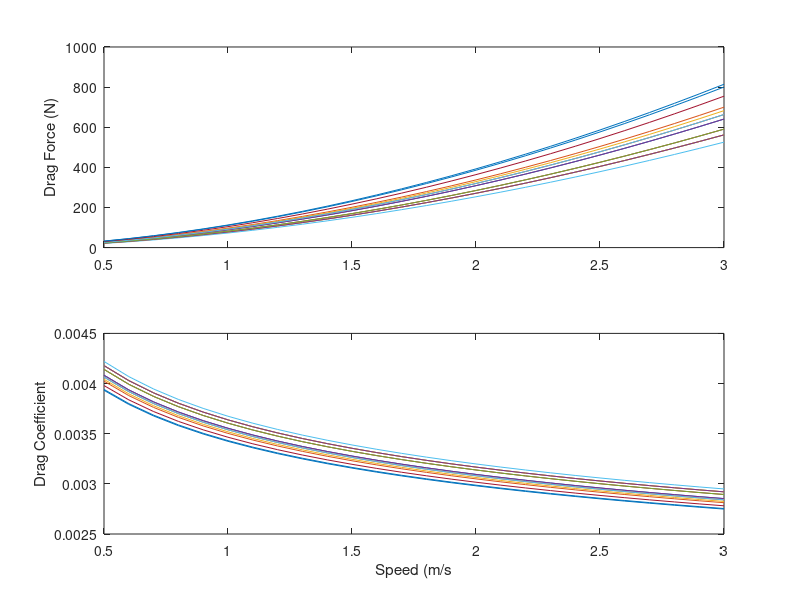

Write MATLAB code to recreate this figure. (Note: this script raises an error after producing the figure.)
% Calculate whale drag coefficients for all individuals
% Age at first entanglement determines length, which gives weight and width
% from Fortune et al 2012

% 9 Dec 2014

clear all; close all

% Whale ID follows order of TOWDATA
whales = {'EG 2212','EG 2223','EG 3311','EG 3420','EG 3714','EG 3107',...
    'EG 2710','EG 1427','EG 2212','EG 3445','EG 3314','EG 3610',...
    'EG 3294','EG 2030','EG 1102'};
age = [5,8,7,5,2,1,3,18,6,2,2,3,6,12,21];


% length, m
l = [1170;1237;1217;1170;1076;1032;1111;1345;1195;1076;1076;1111;1195;...
    1296;1358]/100;

% speed, ms-1
U = 0.5:0.1:3.0;

% kinematic viscosity of seawater, m2s-1
v = 10^-6;

% calculate reynolds number
Re = (l*U)./v;

% coefficient of friction [Eqn. 4]
Cf = 0.072*Re.^(-1/5);

% seawater density
rho = 1025;

% estimated whale mass
M = [19213;22510;21501;19213;15147;13460;16577;28566;20402;15147;15147;...
    16577;20402;25708;29415];

% estimated wetted surface area
Sw = 0.08*M.^0.65;

% max diameter of body, m
d = [284;298;294;284;265;255;272;321;290;265;265;272;290;311;324]/100;

% Fineness Ratio
FR = l./d;

% calculate drag coefficient [Eqn 5]
for i = 1:length(Cf)
    whaleCD0(:,i) = Cf(:,i).*(1+1.5*(d./l).^(3/2) + 7*(d./l).^3);
    
    % calculate drag force on the whale body (N)
    whaleDf(:,i) = (1/2)*rho*(U(i).^2)*Sw.*whaleCD0(:,i);
    
end

% plot on figure
figure(1)
subplot(211)
plot(U,whaleDf)
ylabel('Drag Force (N)')

subplot(212)
plot(U,whaleCD0)
xlabel('Speed (m/s'); ylabel('Drag Coefficient')
adjustfigurefont

% % speed of interest = 1.1 m/s (average minimum swim speeds from entangled and
% % nonentangled argos data)
% WhaleCd = CD0(:,7);
% WhaleDf = Df(:,7);

%% Plot whales and their gears ****(not whale + gear)

GearCdRe

c = colormap(lines);
figure(20); clf; hold on
for i = 1:15;
    plot(U,whaleDf(i,:),'color',c(i,:))
    plot(TOWDRAG(i).mn_speed,TOWDRAG(i).mn_dragN,'.','MarkerSize',20,'color',c(i,:))
end
box on
xlabel('Speed (m/s)'); ylabel('Drag (N)')

figure(21); clf; hold on
for i = 1:15;
    plot(U,whaleCD0(i,:),'color',c(i,:))
    plot(speed(:,i),gearCd(:,i),'.','MarkerSize',20,'color',c(i,:))
end
box on
xlabel('Speed (m/s)'); ylabel('Drag (N)')

%% for each whale

% calculate width
[width,stations] = bodywidth(l(1));

% obtain boundary layer dimensions
BL = bndry_layer(width,d(1),stations);

% get parameters for entangling gear attachment points
pt = [0.04*l(1) 0.15*l(1)]; % location of attachment point
A = [0.0447 1.52E-5]; % frontal area of 2 attachment points
p = [0.2 0.0044]; % height of protuberance at each attachment

% calculate interference drag
DI(1,:) = interferenceDrag(pt,A,p,BL,stations);

% calculate gear drag curves 
[yfit(:,1),speed,coeffs(:,1)] = towfit([TOWDRAG(1).mn_speed(1:3)' TOWDRAG(1).mn_dragN(1:3)],U);

% plot all components
figure; hold on
plot(U,whaleDf(1,:)) % whale
plot(U,DI(1,:)) % interference drag
plot(U,yfit(:,1),'.-')

% add to whale and gear drag
Dtot(1,:) = whaleDf(1,:) + yfit(:,1)' + DI(1,:);

plot(U,Dtot(1,:))
xlabel('Speed (m/s)'); ylabel('Drag (N)')
adjustfigurefont
